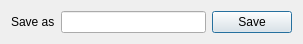
<?xml version="1.0" encoding="UTF-8"?>
<ui version="4.0">
 <class>SaveAs</class>
 <widget class="QDialog" name="SaveAs">
  <property name="geometry">
   <rect>
    <x>0</x>
    <y>0</y>
    <width>303</width>
    <height>43</height>
   </rect>
  </property>
  <property name="windowTitle">
   <string>Save as</string>
  </property>
  <layout class="QHBoxLayout" name="horizontalLayout">
   <item>
    <widget class="QLabel" name="label">
     <property name="text">
      <string>Save as</string>
     </property>
    </widget>
   </item>
   <item>
    <widget class="QLineEdit" name="saveAs"/>
   </item>
   <item>
    <widget class="QPushButton" name="pushButton">
     <property name="text">
      <string>Save</string>
     </property>
    </widget>
   </item>
  </layout>
 </widget>
 <resources/>
 <connections/>
</ui>
